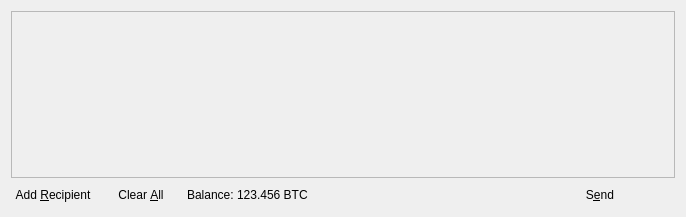
<?xml version="1.0" encoding="UTF-8"?>
<ui version="4.0">
 <class>SendCoinsDialog</class>
 <widget class="QDialog" name="SendCoinsDialog">
  <property name="geometry">
   <rect>
    <x>0</x>
    <y>0</y>
    <width>686</width>
    <height>217</height>
   </rect>
  </property>
  <property name="windowTitle">
   <string>Send Coins</string>
  </property>
  <layout class="QVBoxLayout" name="verticalLayout">
   <item>
    <widget class="QScrollArea" name="scrollArea">
     <property name="widgetResizable">
      <bool>true</bool>
     </property>
     <widget class="QWidget" name="scrollAreaWidgetContents">
      <property name="geometry">
       <rect>
        <x>0</x>
        <y>0</y>
        <width>664</width>
        <height>154</height>
       </rect>
      </property>
      <layout class="QVBoxLayout" name="verticalLayout_2">
       <property name="margin">
        <number>0</number>
       </property>
       <item>
        <layout class="QVBoxLayout" name="entries">
         <property name="spacing">
          <number>6</number>
         </property>
        </layout>
       </item>
       <item>
        <spacer name="verticalSpacer">
         <property name="orientation">
          <enum>Qt::Vertical</enum>
         </property>
         <property name="sizeHint" stdset="0">
          <size>
           <width>20</width>
           <height>40</height>
          </size>
         </property>
        </spacer>
       </item>
      </layout>
     </widget>
    </widget>
   </item>
   <item>
    <layout class="QHBoxLayout" name="horizontalLayout">
     <item>
      <widget class="QPushButton" name="addButton">
       <property name="toolTip">
        <string>Send to multiple recipients at once</string>
       </property>
       <property name="text">
        <string>Add &amp;Recipient</string>
       </property>
       <property name="icon">
        <iconset resource="../bitcoin.qrc">
         <normaloff>:/icons/add</normaloff>:/icons/add</iconset>
       </property>
       <property name="autoDefault">
        <bool>false</bool>
       </property>
       <property name="flat">
        <bool>true</bool>
       </property>
      </widget>
     </item>
     <item>
      <widget class="QPushButton" name="clearButton">
       <property name="sizePolicy">
        <sizepolicy hsizetype="Minimum" vsizetype="Fixed">
         <horstretch>0</horstretch>
         <verstretch>0</verstretch>
        </sizepolicy>
       </property>
       <property name="toolTip">
        <string>Remove all transaction fields</string>
       </property>
       <property name="text">
        <string>Clear &amp;All</string>
       </property>
       <property name="icon">
        <iconset resource="../bitcoin.qrc">
         <normaloff>:/icons/remove</normaloff>:/icons/remove</iconset>
       </property>
       <property name="autoRepeatDelay">
        <number>300</number>
       </property>
       <property name="autoDefault">
        <bool>false</bool>
       </property>
       <property name="flat">
        <bool>true</bool>
       </property>
      </widget>
     </item>
     <item>
      <layout class="QHBoxLayout" name="horizontalLayout_2">
       <property name="spacing">
        <number>3</number>
       </property>
       <item>
        <widget class="QLabel" name="label">
         <property name="text">
          <string>Balance:</string>
         </property>
        </widget>
       </item>
       <item>
        <widget class="QLabel" name="labelBalance">
         <property name="cursor">
          <cursorShape>IBeamCursor</cursorShape>
         </property>
         <property name="text">
          <string>123.456 BTC</string>
         </property>
         <property name="textInteractionFlags">
          <set>Qt::LinksAccessibleByMouse|Qt::TextSelectableByKeyboard|Qt::TextSelectableByMouse</set>
         </property>
        </widget>
       </item>
      </layout>
     </item>
     <item>
      <spacer name="horizontalSpacer">
       <property name="orientation">
        <enum>Qt::Horizontal</enum>
       </property>
       <property name="sizeHint" stdset="0">
        <size>
         <width>40</width>
         <height>20</height>
        </size>
       </property>
      </spacer>
     </item>
     <item>
      <widget class="QPushButton" name="sendButton">
       <property name="minimumSize">
        <size>
         <width>150</width>
         <height>0</height>
        </size>
       </property>
       <property name="toolTip">
        <string>Confirm the send action</string>
       </property>
       <property name="text">
        <string>S&amp;end</string>
       </property>
       <property name="icon">
        <iconset resource="../bitcoin.qrc">
         <normaloff>:/icons/send</normaloff>:/icons/send</iconset>
       </property>
       <property name="default">
        <bool>true</bool>
       </property>
       <property name="flat">
        <bool>true</bool>
       </property>
      </widget>
     </item>
    </layout>
   </item>
  </layout>
 </widget>
 <resources>
  <include location="../bitcoin.qrc"/>
 </resources>
 <connections/>
</ui>
